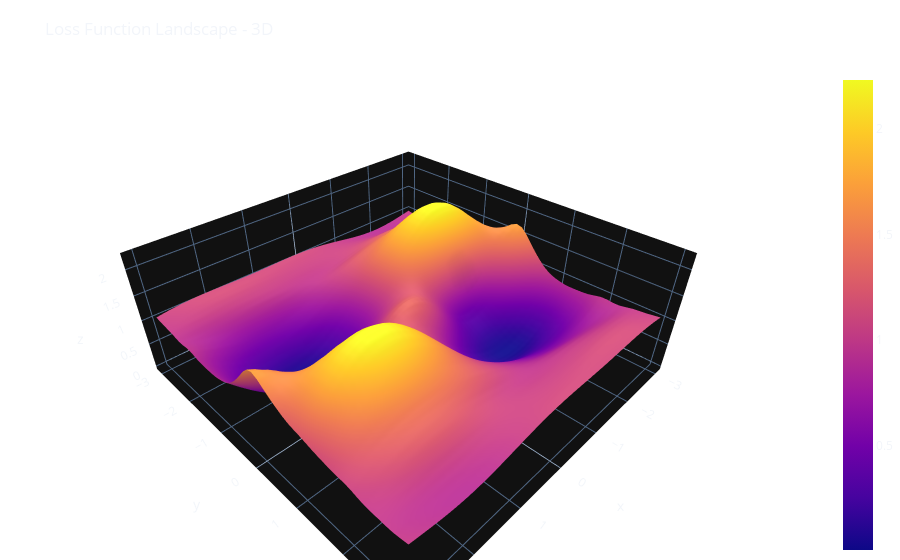
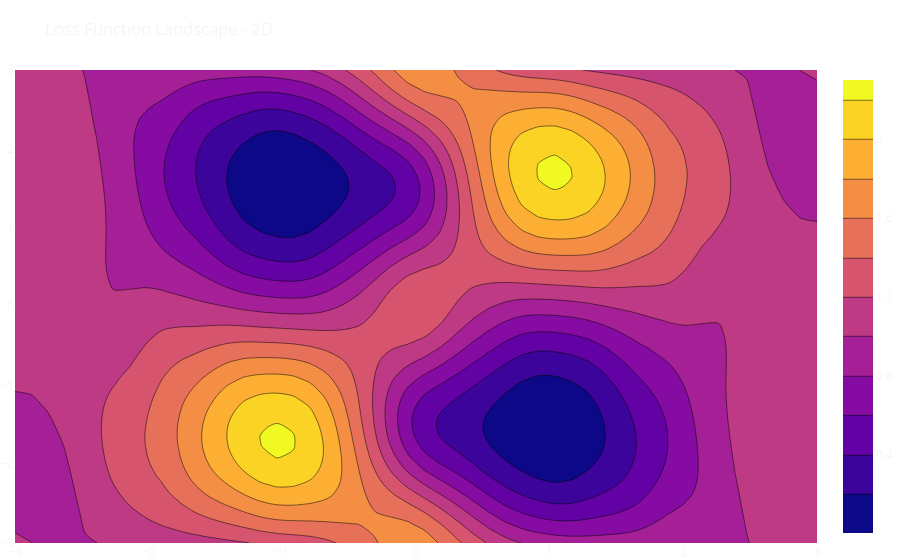

The notebook cell these images were saved under, in order:
### Markdown cell above
While brute force search may be effective for small problem sets, it can become computationally infeasible for larger problem sets due to the sheer number of possible solutions that must be evaluated.

Now that we logged the MSE value of our many brute force models let us take a look at the loss surface of our problem.

### Code cell
fig = go.Figure()

fig.add_trace(go.Surface(x=w0_val, y=w1_val,
                         z=loss_log_df['MSE'].to_numpy().reshape((len(w0_val), len(w1_val)))))

fig.update_layout(margin=dict(l=0, r=0, t=70, b=0),
                  template='plotly_dark',
                  title='Loss Function Landscape - 3D',
                  paper_bgcolor='rgba(0, 0, 0, 0)',
                  plot_bgcolor='rgba(0, 0, 0, 0)')
fig.show()

fig = go.Figure()

fig.add_trace(go.Contour(
    x=loss_log_df['w0'], y=loss_log_df['w1'], z=loss_log_df['MSE']))

fig.update_layout(margin=dict(l=0, r=0, t=70, b=0),
                  template='plotly_dark',
                  title='Loss Function Landscape - 2D',
                  paper_bgcolor='rgba(0, 0, 0, 0)',
                  plot_bgcolor='rgba(0, 0, 0, 0)')
fig.show()

### Figure 1 — Plotly figure (JSON) as saved in the notebook; plotly's stock layout.template omitted (floating-point values rounded to 4 significant figures; data arrays with more than 128 entries replaced by an {"elided": "..."} marker saying what was removed)
{"data": [{"type": "surface", "x": [-3, -2.878, -2.755, -2.633, -2.51, -2.388, -2.265, -2.143, -2.02, -1.898, -1.776, -1.653, -1.531, -1.408, -1.286, -1.163, -1.041, -0.9184, -0.7959, -0.6735, -0.551, -0.4286, -0.3061, -0.1837, -0.06122, 0.06122, 0.1837, 0.3061, 0.4286, 0.551, 0.6735, 0.7959, 0.9184, 1.041, 1.163, 1.286, 1.408, 1.531, 1.653, 1.776, 1.898, 2.02, 2.143, 2.265, 2.388, 2.51, 2.633, 2.755, 2.878, 3], "y": [-3, -2.878, -2.755, -2.633, -2.51, -2.388, -2.265, -2.143, -2.02, -1.898, -1.776, -1.653, -1.531, -1.408, -1.286, -1.163, -1.041, -0.9184, -0.7959, -0.6735, -0.551, -0.4286, -0.3061, -0.1837, -0.06122, 0.06122, 0.1837, 0.3061, 0.4286, 0.551, 0.6735, 0.7959, 0.9184, 1.041, 1.163, 1.286, 1.408, 1.531, 1.653, 1.776, 1.898, 2.02, 2.143, 2.265, 2.388, 2.51, 2.633, 2.755, 2.878, 3], "z": {"elided": "50x50 float values"}}], "layout": {"margin": {"b": 0, "l": 0, "r": 0, "t": 70}, "paper_bgcolor": "rgba(0, 0, 0, 0)", "plot_bgcolor": "rgba(0, 0, 0, 0)", "title": {"text": "Loss Function Landscape - 3D"}}}

### Figure 2 — Plotly figure (JSON) as saved in the notebook; plotly's stock layout.template omitted (floating-point values rounded to 4 significant figures; data arrays with more than 128 entries replaced by an {"elided": "..."} marker saying what was removed)
{"data": [{"type": "contour", "x": {"elided": "2500 float values"}, "y": {"elided": "2500 float values"}, "z": {"elided": "2500 float values"}}], "layout": {"margin": {"b": 0, "l": 0, "r": 0, "t": 70}, "paper_bgcolor": "rgba(0, 0, 0, 0)", "plot_bgcolor": "rgba(0, 0, 0, 0)", "title": {"text": "Loss Function Landscape - 2D"}}}
